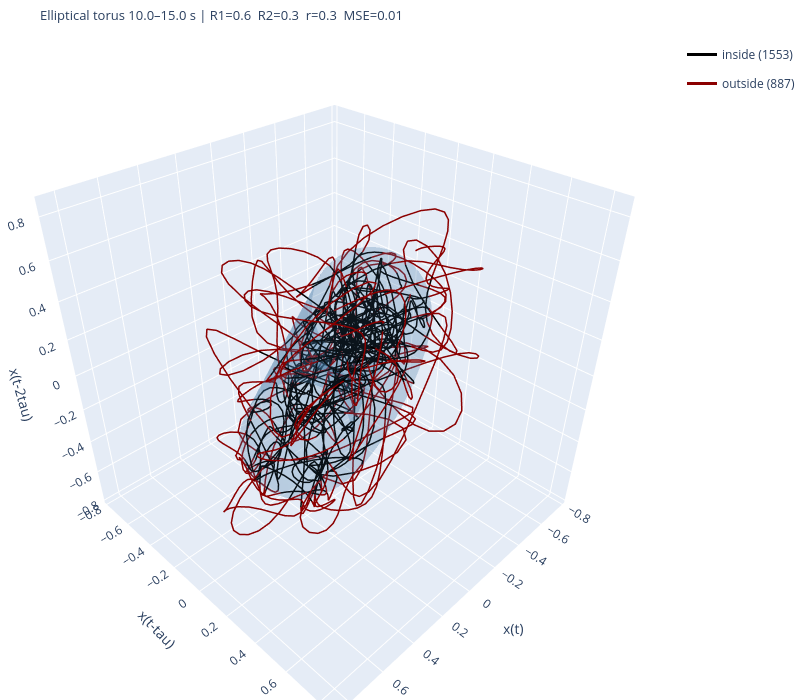

Source (notebook cell):
### Code cell
plot_two_torus_fit(torus_sweep[100])
